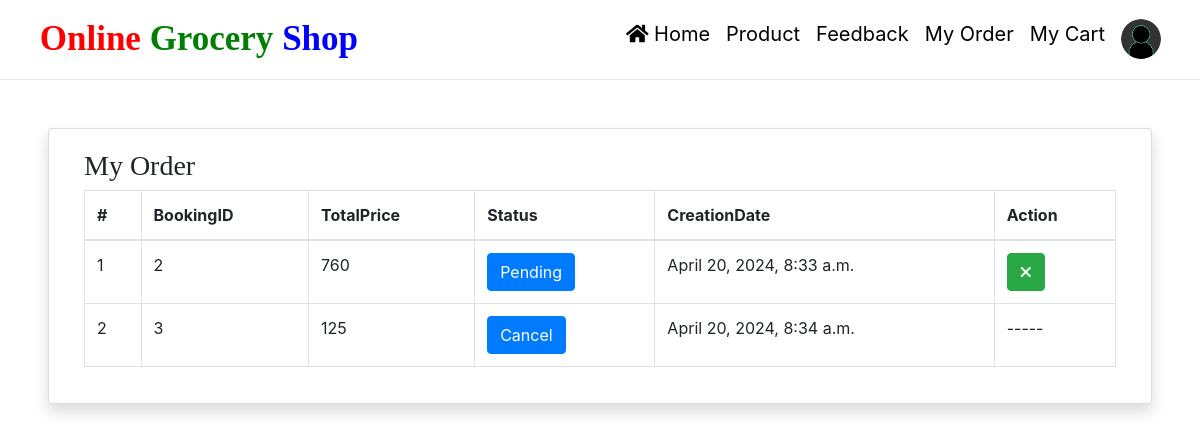
The page /my-order/ (signed in) on the database its author committed.
### groceryapp/models.py (models this page shows, shortened)
class Booking(models.Model):
    user = models.ForeignKey(User, on_delete=models.CASCADE, null=True, blank=True)
    product = models.TextField(default={'objects': []}, null=True, blank=True)
    total = models.CharField(max_length=100, null=True, blank=True)
    status = models.IntegerField(choices=ORDERSTATUS, default=1)
    created = models.DateTimeField(auto_now_add=True)
    updated = models.DateTimeField(auto_now=True)

### groceryapp/views.py (the view)
# urls.py: path('my-order/', myOrder, name="myorder"),
def myOrder(request):
    order = Booking.objects.filter(user=request.user)
    return render(request, "my-order.html", locals())

### groceryapp/templates/my-order.html (shortened to what this page needs)
<!DOCTYPE html>
{% load static %}
<html lang="en">
<head>
    <link rel="stylesheet" href="https://cdnjs.cloudflare.com/ajax/libs/font-awesome/6.2.1/css/all.min.css" />
</head>
<body>
{% include 'navigation.html' %}
<hr class="mt-0">
<div class="card shadow m-5" id="myorder">
    <div class="card-body">
        <div class="container-fluid">
            <h3 style="font-family:roman">My Order</h3>
            <table class="table table-bordered" style="width:100%">
                <thead>
                <tr>
                    <th>#</th>
                    <th>BookingID</th>
                    <th>TotalPrice</th>
                    <th>Status</th>
                    <th>CreationDate</th>
                    <th>Action</th>
                </tr>
                </thead>
                <tbody>
                {% for i in order %}
                <tr>
                    <td>{{forloop.counter}}</td>
                    <td>{{i.id}}</td>
                    <td>{{i.total}}</td>
                    <td><a href="/user-order-track/{{i.id}}/" class="btn btn-primary" title="Track Status">{{i.get_status_display}}</a></td>
                    <td>{{i.created}}</td>
                    <td>
                      {% if i.status < 4 %}
                          <a href="/change-order-status/{{i.id}}/?status=5" class="btn btn-success" title="Cancel Order"><i class="fa-solid fa-xmark"></i></a>
                      {% endif %}
                      {% if i.status == 5 or i.status == 6 %}
                          -----
                      {% endif %}
                  </td>
                </tr>
                {% endfor %}
                </tbody>
            </table>
        </div>
    </div>
</div>
</body>
</html>

### groceryapp/static/css/mystyle.css (style rules this page uses)
html { scroll-behavior:smooth; }

### rows shown on the page
Booking: id "2", total "760", status "Pending", created "April 20, 2024, 8:33 a.m."
Booking: id "3", total "125", status "Cancel", created "April 20, 2024, 8:34 a.m."
